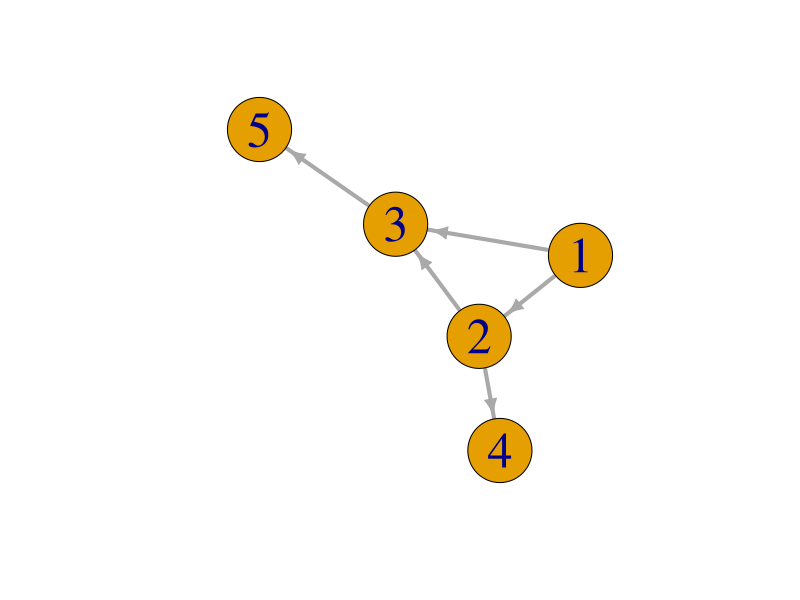

This chart was generated by the following R code:
## ---- chunk 1
knitr::opts_chunk$set(echo = TRUE)
library("igraph")
## ---- chunk 2
# fit the model to data set called "HairEyeColor": 
fm <- loglin(HairEyeColor, list(c(1, 2), c(1, 3), c(2, 3)))
# see the results:
fm
# comptue p-value:
1 - pchisq(fm$lrt, fm$df)
## ---- chunk 3
plot(graph(c(1,2,1,3,2,3,2,4,3,5)), 
     edge.width=c(4,4,4,4,4), 
     vertex.size=c(40,40,40,40,40), 
     vertex.label.cex=c(3,3,3,3,3))
